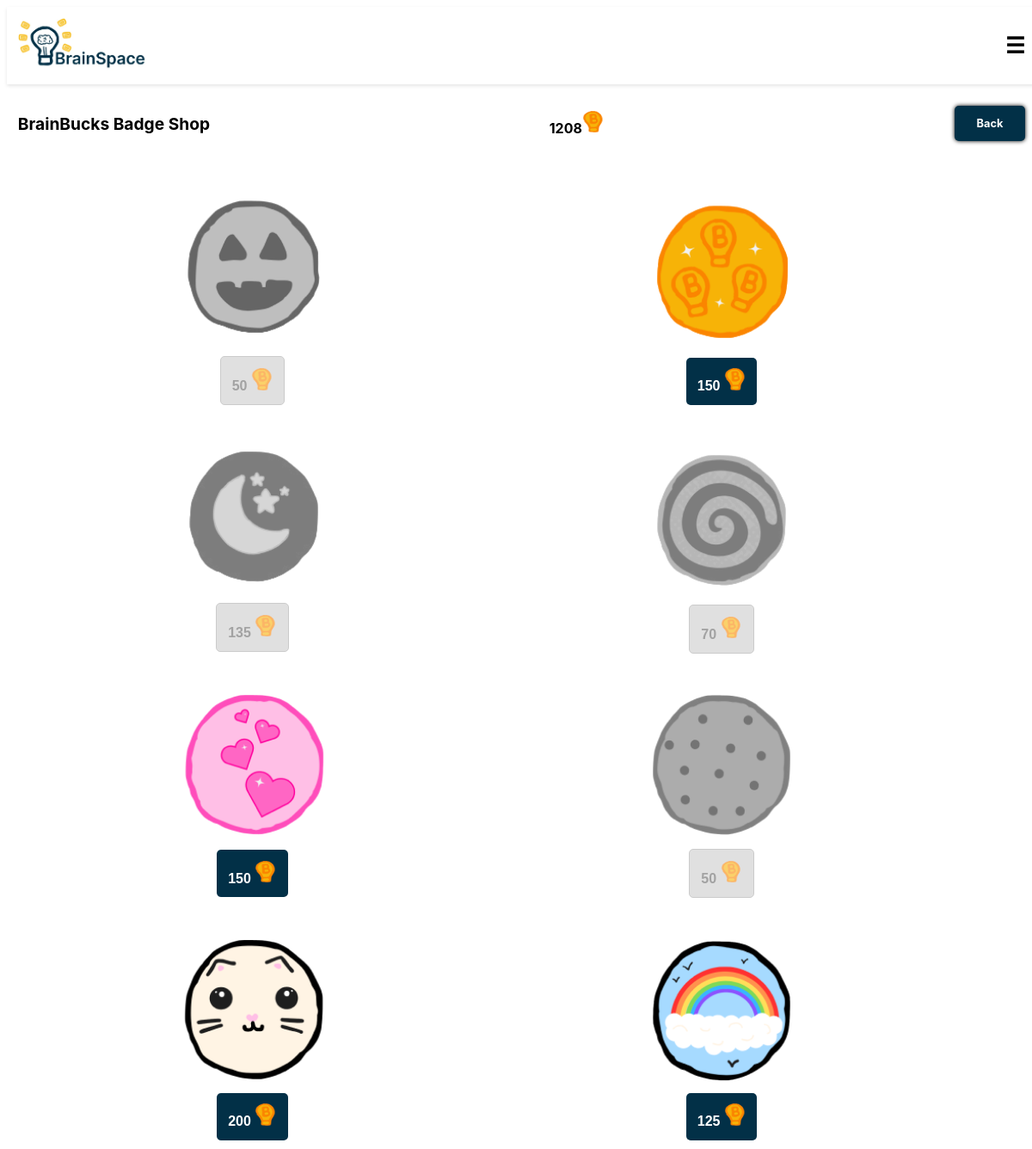
The app's page /badge_shop/ (signed in) with its own data.
### cards/models.py (models this page shows, shortened)
class Badge(models.Model):
    name = models.CharField(max_length=255)
    price = models.IntegerField()
    description = models.TextField()
    image = models.ImageField(upload_to='badges/', null=True, blank=True)

### cards/views.py (the view)
# urls.py: path('badge_shop/', views.badge_shop, name='badge_shop'),
def badge_shop(request):
    brainbucks = request.user.profile.brainbucks
    badges = Badge.objects.all()
    user_badges = UserBadge.objects.filter(user=request.user.profile)
    purchased_badges = Badge.objects.filter(user_badges__in=user_badges)
    return render(request, 'cards/badge_shop.html', {
        'badges': badges,
        'brainbucks': brainbucks,
        'purchased_badges': purchased_badges,
    })

### cards/templates/cards/badge_shop.html (shortened to what this page needs)
{% extends 'cards/header.html' %}
{% block content %}
{% load static %}
    <div class="flashcard-nav-header">
        <h2>BrainBucks Badge Shop</h2>
        <div class="brainbucks">{{ brainbucks }}<img src="{% static 'images/brainbuck.png' %}" alt="BrainBucks" class="brainbuck-img"></div>
        <a href = "{% url 'dashboard' %}" class="loginbtn">Back</a>
    </div>
        <div class="study-grid">
            {% for badge in badges %}
                    <div class="badge-box {% if badge in purchased_badges %}purchased{% endif %}">
                        <div class="badge-image">
                            <img src="{% static badge.image %}" alt="{{ badge.name }}">
                        </div>
                        <div class="badge-buttons">
                            <form action="{% url 'purchase_badge' badge.id %}" method="post" class="purchase-badge-form">
                                <button
                                    type="submit"
                                    class="brainbucks"
                                    tabindex="0"
                                    {% if badge.price > brainbucks or badge in purchased_badges %}disabled{% endif %}>
                                    {{ badge.price }}
                                    <img src="{% static 'images/brainbuck.png' %}" alt="BrainBucks">
                                </button>
                            </form>
                        </div>
                    </div>
                {% empty %}
                    <p>No badges found.</p>
                {% endfor %}
</div>
{% endblock %}

### static/css/styles.css (style rules this page uses)
html { font-size: 80%; overflow-x: hidden; }
body { font-family: 'Inter', Arial, sans-serif; height: 100vh; display: flex; flex-wrap: wrap; justify-content: center; }
.loginbtn { display: inline-block; margin: 1rem; padding: 1rem 2rem; background-color: #023047; color: #fff; font-weight: bold; text-decoration: none; border-radius: 5px; text-align: center; box-shadow: #000000 0px 0px 5px; }
button { display: inline-block; font-weight: bold; padding: 1rem; background-color: #023047; color: #fff; border: none; cursor: pointer; border-radius: 5px; }
@media (max-width: 75rem) { .badge-image img { width: 3rem; height: 3rem; } }
@media (max-width: 75rem) { .study-grid { display: grid; width: 90%; grid-template-columns: repeat(2, 1fr); gap: 2rem; padding: 2rem; height: 95% } }
@media (max-width: 75rem) { .badge-box img { width: 100%; height: 100%; } }
button:disabled { background-color: #ccc; color: #666; cursor: not-allowed; border: 1px solid #aaa; }
.badge-shop .header, .flashcard-nav-header { width: 100%; display: flex; align-items: center; justify-content: space-between; padding: 1rem; }
.badge-box { display: flex; flex-direction: column; align-items: center; justify-content: center; text-align: center; padding: 10px; gap: 10px; }
.badge-box.purchased .badge-image img { filter: grayscale(100%); opacity: 0.6; }
.badge-box .brainbucks[disabled] { cursor: not-allowed; opacity: 0.6; }
.brainbucks { font-weight: bold; font-size: medium; display: inline; gap: 10px; }
.brainbucks img { width: 2rem; height: 2rem; }
.study-grid { display: grid; grid-template-columns: repeat(2, 1fr); gap: 2rem; padding: 2rem; height: 95% }

### records on screen
Badge: image (picture), price "50"
Badge: image (picture), price "150"
Badge: image (picture), price "135"
Badge: image (picture), price "70"
Badge: image (picture), price "150"
Badge: image (picture), price "50"
Badge: image (picture), price "200"
Badge: image (picture), price "125"

### other values on screen
{{ brainbucks }} "1208"
